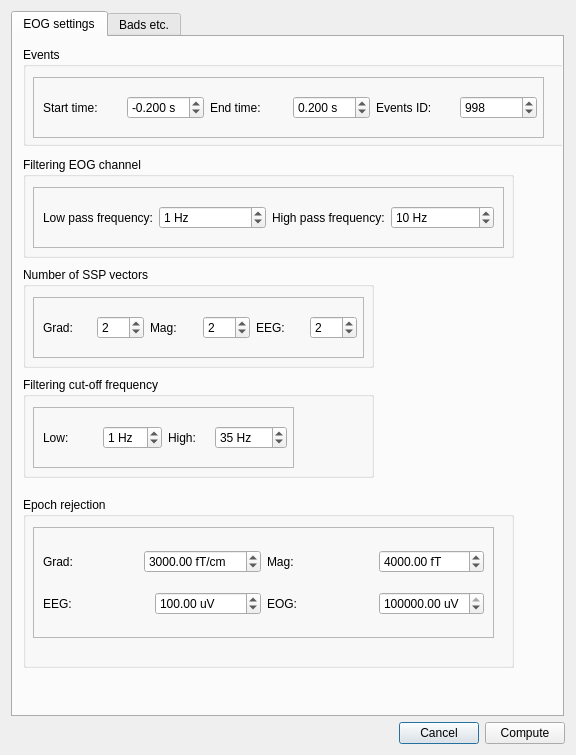
<?xml version="1.0" encoding="UTF-8"?>
<ui version="4.0">
 <class>Dialog</class>
 <widget class="QDialog" name="Dialog">
  <property name="enabled">
   <bool>true</bool>
  </property>
  <property name="geometry">
   <rect>
    <x>0</x>
    <y>0</y>
    <width>576</width>
    <height>755</height>
   </rect>
  </property>
  <property name="windowTitle">
   <string>Meggie - Compute EOG projections</string>
  </property>
  <layout class="QGridLayout" name="gridLayout">
   <item row="1" column="0">
    <layout class="QHBoxLayout" name="horizontalLayout_13">
     <item>
      <spacer name="horizontalSpacer">
       <property name="orientation">
        <enum>Qt::Horizontal</enum>
       </property>
       <property name="sizeHint" stdset="0">
        <size>
         <width>40</width>
         <height>20</height>
        </size>
       </property>
      </spacer>
     </item>
     <item>
      <widget class="QPushButton" name="pushButtonCancel">
       <property name="text">
        <string>Cancel</string>
       </property>
      </widget>
     </item>
     <item>
      <widget class="QPushButton" name="pushButtonCompute">
       <property name="sizePolicy">
        <sizepolicy hsizetype="Minimum" vsizetype="Fixed">
         <horstretch>0</horstretch>
         <verstretch>0</verstretch>
        </sizepolicy>
       </property>
       <property name="text">
        <string>Compute</string>
       </property>
      </widget>
     </item>
    </layout>
   </item>
   <item row="0" column="0">
    <widget class="QScrollArea" name="scrollArea">
     <property name="frameShape">
      <enum>QFrame::NoFrame</enum>
     </property>
     <property name="widgetResizable">
      <bool>true</bool>
     </property>
     <widget class="QWidget" name="scrollAreaWidgetContents">
      <property name="geometry">
       <rect>
        <x>0</x>
        <y>0</y>
        <width>558</width>
        <height>698</height>
       </rect>
      </property>
      <property name="minimumSize">
       <size>
        <width>540</width>
        <height>690</height>
       </size>
      </property>
      <widget class="QTabWidget" name="tabWidgetEOGSettings">
       <property name="geometry">
        <rect>
         <x>0</x>
         <y>0</y>
         <width>553</width>
         <height>706</height>
        </rect>
       </property>
       <property name="currentIndex">
        <number>0</number>
       </property>
       <widget class="QWidget" name="tabEOG1">
        <attribute name="title">
         <string>EOG settings</string>
        </attribute>
        <widget class="QGroupBox" name="groupBoxFilter">
         <property name="geometry">
          <rect>
           <x>10</x>
           <y>340</y>
           <width>351</width>
           <height>101</height>
          </rect>
         </property>
         <property name="title">
          <string>Filtering cut-off frequency</string>
         </property>
         <widget class="QFrame" name="frame_7">
          <property name="geometry">
           <rect>
            <x>10</x>
            <y>30</y>
            <width>261</width>
            <height>61</height>
           </rect>
          </property>
          <property name="frameShape">
           <enum>QFrame::StyledPanel</enum>
          </property>
          <property name="frameShadow">
           <enum>QFrame::Raised</enum>
          </property>
          <widget class="QWidget" name="horizontalLayoutWidget_19">
           <property name="geometry">
            <rect>
             <x>10</x>
             <y>10</y>
             <width>244</width>
             <height>41</height>
            </rect>
           </property>
           <layout class="QHBoxLayout" name="horizontalLayout_25">
            <item>
             <layout class="QHBoxLayout" name="horizontalLayout_26">
              <item>
               <widget class="QLabel" name="labelLow">
                <property name="text">
                 <string>Low:</string>
                </property>
               </widget>
              </item>
              <item>
               <widget class="QSpinBox" name="spinBoxLow">
                <property name="suffix">
                 <string> Hz</string>
                </property>
                <property name="value">
                 <number>1</number>
                </property>
               </widget>
              </item>
             </layout>
            </item>
            <item>
             <layout class="QHBoxLayout" name="horizontalLayout_27">
              <item>
               <widget class="QLabel" name="labelHigh">
                <property name="text">
                 <string>High:</string>
                </property>
               </widget>
              </item>
              <item>
               <widget class="QSpinBox" name="spinBoxHigh">
                <property name="suffix">
                 <string> Hz</string>
                </property>
                <property name="maximum">
                 <number>1000</number>
                </property>
                <property name="value">
                 <number>35</number>
                </property>
               </widget>
              </item>
             </layout>
            </item>
           </layout>
          </widget>
         </widget>
        </widget>
        <widget class="QGroupBox" name="groupBoxFilteringEOG">
         <property name="geometry">
          <rect>
           <x>10</x>
           <y>120</y>
           <width>491</width>
           <height>101</height>
          </rect>
         </property>
         <property name="title">
          <string>Filtering EOG channel</string>
         </property>
         <widget class="QFrame" name="frame_6">
          <property name="geometry">
           <rect>
            <x>10</x>
            <y>30</y>
            <width>471</width>
            <height>61</height>
           </rect>
          </property>
          <property name="frameShape">
           <enum>QFrame::StyledPanel</enum>
          </property>
          <property name="frameShadow">
           <enum>QFrame::Raised</enum>
          </property>
          <widget class="QWidget" name="horizontalLayoutWidget_20">
           <property name="geometry">
            <rect>
             <x>10</x>
             <y>10</y>
             <width>451</width>
             <height>41</height>
            </rect>
           </property>
           <layout class="QHBoxLayout" name="horizontalLayout_18">
            <item>
             <layout class="QHBoxLayout" name="horizontalLayout_23">
              <item>
               <widget class="QLabel" name="labelLowPass">
                <property name="text">
                 <string>Low pass frequency:</string>
                </property>
               </widget>
              </item>
              <item>
               <widget class="QSpinBox" name="spinBoxLowPass">
                <property name="suffix">
                 <string> Hz</string>
                </property>
                <property name="value">
                 <number>1</number>
                </property>
               </widget>
              </item>
             </layout>
            </item>
            <item>
             <layout class="QHBoxLayout" name="horizontalLayout_24">
              <item>
               <widget class="QLabel" name="labelHighPass">
                <property name="text">
                 <string>High pass frequency:</string>
                </property>
               </widget>
              </item>
              <item>
               <widget class="QSpinBox" name="spinBoxHighPass">
                <property name="suffix">
                 <string> Hz</string>
                </property>
                <property name="maximum">
                 <number>1000</number>
                </property>
                <property name="value">
                 <number>10</number>
                </property>
               </widget>
              </item>
             </layout>
            </item>
           </layout>
          </widget>
         </widget>
        </widget>
        <widget class="QGroupBox" name="groupBoxSSP">
         <property name="geometry">
          <rect>
           <x>10</x>
           <y>230</y>
           <width>351</width>
           <height>101</height>
          </rect>
         </property>
         <property name="title">
          <string>Number of SSP vectors</string>
         </property>
         <widget class="QFrame" name="frame_2">
          <property name="geometry">
           <rect>
            <x>10</x>
            <y>30</y>
            <width>331</width>
            <height>61</height>
           </rect>
          </property>
          <property name="frameShape">
           <enum>QFrame::StyledPanel</enum>
          </property>
          <property name="frameShadow">
           <enum>QFrame::Raised</enum>
          </property>
          <widget class="QWidget" name="horizontalLayoutWidget_9">
           <property name="geometry">
            <rect>
             <x>10</x>
             <y>10</y>
             <width>314</width>
             <height>41</height>
            </rect>
           </property>
           <layout class="QHBoxLayout" name="horizontalLayout_9">
            <item>
             <layout class="QHBoxLayout" name="horizontalLayout_3">
              <item>
               <widget class="QLabel" name="labelGrad">
                <property name="text">
                 <string>Grad:</string>
                </property>
               </widget>
              </item>
              <item>
               <widget class="QSpinBox" name="spinBoxGrad">
                <property name="value">
                 <number>2</number>
                </property>
               </widget>
              </item>
             </layout>
            </item>
            <item>
             <layout class="QHBoxLayout" name="horizontalLayout_4">
              <item>
               <widget class="QLabel" name="labelMag">
                <property name="text">
                 <string>Mag:</string>
                </property>
               </widget>
              </item>
              <item>
               <widget class="QSpinBox" name="spinBoxMag">
                <property name="value">
                 <number>2</number>
                </property>
               </widget>
              </item>
             </layout>
            </item>
            <item>
             <layout class="QHBoxLayout" name="horizontalLayout_5">
              <item>
               <widget class="QLabel" name="labelEeg">
                <property name="text">
                 <string>EEG:</string>
                </property>
               </widget>
              </item>
              <item>
               <widget class="QSpinBox" name="spinBoxEeg">
                <property name="value">
                 <number>2</number>
                </property>
               </widget>
              </item>
             </layout>
            </item>
           </layout>
          </widget>
         </widget>
        </widget>
        <widget class="QGroupBox" name="groupBoxEvent">
         <property name="geometry">
          <rect>
           <x>10</x>
           <y>10</y>
           <width>541</width>
           <height>99</height>
          </rect>
         </property>
         <property name="title">
          <string>Events</string>
         </property>
         <widget class="QFrame" name="frame">
          <property name="geometry">
           <rect>
            <x>10</x>
            <y>30</y>
            <width>511</width>
            <height>61</height>
           </rect>
          </property>
          <property name="frameShape">
           <enum>QFrame::StyledPanel</enum>
          </property>
          <property name="frameShadow">
           <enum>QFrame::Raised</enum>
          </property>
          <widget class="QWidget" name="horizontalLayoutWidget_8">
           <property name="geometry">
            <rect>
             <x>10</x>
             <y>10</y>
             <width>494</width>
             <height>41</height>
            </rect>
           </property>
           <layout class="QHBoxLayout" name="horizontalLayout_8">
            <item>
             <layout class="QHBoxLayout" name="horizontalLayout">
              <item>
               <widget class="QLabel" name="labelTmin">
                <property name="text">
                 <string>Start time:</string>
                </property>
               </widget>
              </item>
              <item>
               <widget class="QDoubleSpinBox" name="doubleSpinBoxTmin">
                <property name="suffix">
                 <string> s</string>
                </property>
                <property name="decimals">
                 <number>3</number>
                </property>
                <property name="minimum">
                 <double>-99.989999999999995</double>
                </property>
                <property name="singleStep">
                 <double>0.050000000000000</double>
                </property>
                <property name="value">
                 <double>-0.200000000000000</double>
                </property>
               </widget>
              </item>
             </layout>
            </item>
            <item>
             <layout class="QHBoxLayout" name="horizontalLayout_2">
              <item>
               <widget class="QLabel" name="labelTmax">
                <property name="text">
                 <string>End time:</string>
                </property>
               </widget>
              </item>
              <item>
               <widget class="QDoubleSpinBox" name="doubleSpinBoxTmax">
                <property name="suffix">
                 <string> s</string>
                </property>
                <property name="decimals">
                 <number>3</number>
                </property>
                <property name="minimum">
                 <double>-99.989999999999995</double>
                </property>
                <property name="singleStep">
                 <double>0.050000000000000</double>
                </property>
                <property name="value">
                 <double>0.200000000000000</double>
                </property>
               </widget>
              </item>
             </layout>
            </item>
            <item>
             <layout class="QHBoxLayout" name="horizontalLayout_6">
              <item>
               <widget class="QLabel" name="labelEventID">
                <property name="text">
                 <string>Events ID:</string>
                </property>
               </widget>
              </item>
              <item>
               <widget class="QSpinBox" name="spinBoxEventsID">
                <property name="maximum">
                 <number>10000</number>
                </property>
                <property name="value">
                 <number>998</number>
                </property>
               </widget>
              </item>
             </layout>
            </item>
           </layout>
          </widget>
         </widget>
        </widget>
        <widget class="QGroupBox" name="groupBox">
         <property name="geometry">
          <rect>
           <x>10</x>
           <y>460</y>
           <width>491</width>
           <height>171</height>
          </rect>
         </property>
         <property name="title">
          <string>Epoch rejection</string>
         </property>
         <widget class="QFrame" name="frameEpochRejection">
          <property name="enabled">
           <bool>true</bool>
          </property>
          <property name="geometry">
           <rect>
            <x>10</x>
            <y>30</y>
            <width>461</width>
            <height>111</height>
           </rect>
          </property>
          <property name="frameShape">
           <enum>QFrame::StyledPanel</enum>
          </property>
          <property name="frameShadow">
           <enum>QFrame::Raised</enum>
          </property>
          <widget class="QWidget" name="horizontalLayoutWidget_4">
           <property name="geometry">
            <rect>
             <x>10</x>
             <y>10</y>
             <width>441</width>
             <height>91</height>
            </rect>
           </property>
           <layout class="QHBoxLayout" name="horizontalLayout_12">
            <item>
             <layout class="QVBoxLayout" name="verticalLayout_2">
              <item>
               <layout class="QHBoxLayout" name="horizontalLayout_14">
                <item>
                 <widget class="QLabel" name="labelGradReject">
                  <property name="text">
                   <string>Grad:</string>
                  </property>
                 </widget>
                </item>
                <item>
                 <widget class="QDoubleSpinBox" name="doubleSpinBoxGradReject">
                  <property name="prefix">
                   <string/>
                  </property>
                  <property name="suffix">
                   <string> fT/cm</string>
                  </property>
                  <property name="maximum">
                   <double>1000000000.000000000000000</double>
                  </property>
                  <property name="value">
                   <double>3000.000000000000000</double>
                  </property>
                 </widget>
                </item>
               </layout>
              </item>
              <item>
               <layout class="QHBoxLayout" name="horizontalLayout_11">
                <item>
                 <widget class="QLabel" name="labelEegReject">
                  <property name="text">
                   <string>EEG:</string>
                  </property>
                 </widget>
                </item>
                <item>
                 <widget class="QDoubleSpinBox" name="doubleSpinBoxEEGReject">
                  <property name="suffix">
                   <string> uV</string>
                  </property>
                  <property name="maximum">
                   <double>1000000000.000000000000000</double>
                  </property>
                  <property name="value">
                   <double>100.000000000000000</double>
                  </property>
                 </widget>
                </item>
               </layout>
              </item>
             </layout>
            </item>
            <item>
             <layout class="QVBoxLayout" name="verticalLayout_3">
              <item>
               <layout class="QHBoxLayout" name="horizontalLayout_10">
                <item>
                 <widget class="QLabel" name="labelMagReject">
                  <property name="text">
                   <string>Mag:</string>
                  </property>
                 </widget>
                </item>
                <item>
                 <widget class="QDoubleSpinBox" name="doubleSpinBoxMagReject">
                  <property name="suffix">
                   <string> fT</string>
                  </property>
                  <property name="maximum">
                   <double>1000000000.000000000000000</double>
                  </property>
                  <property name="value">
                   <double>4000.000000000000000</double>
                  </property>
                 </widget>
                </item>
               </layout>
              </item>
              <item>
               <layout class="QHBoxLayout" name="horizontalLayout_15">
                <item>
                 <widget class="QLabel" name="labelEogReject">
                  <property name="text">
                   <string>EOG:</string>
                  </property>
                 </widget>
                </item>
                <item>
                 <widget class="QDoubleSpinBox" name="doubleSpinBoxEOGReject">
                  <property name="suffix">
                   <string> uV</string>
                  </property>
                  <property name="maximum">
                   <double>1000000000.000000000000000</double>
                  </property>
                  <property name="value">
                   <double>1000000000.000000000000000</double>
                  </property>
                 </widget>
                </item>
               </layout>
              </item>
             </layout>
            </item>
           </layout>
          </widget>
         </widget>
        </widget>
       </widget>
       <widget class="QWidget" name="tabEOG2">
        <attribute name="title">
         <string>Bads etc.</string>
        </attribute>
        <widget class="QWidget" name="horizontalLayoutWidget_17">
         <property name="geometry">
          <rect>
           <x>10</x>
           <y>60</y>
           <width>351</width>
           <height>41</height>
          </rect>
         </property>
         <layout class="QHBoxLayout" name="horizontalLayout_21">
          <item>
           <widget class="QLabel" name="labelStart1">
            <property name="text">
             <string>Start artifact detection after</string>
            </property>
           </widget>
          </item>
          <item>
           <widget class="QSpinBox" name="spinBoxStart"/>
          </item>
          <item>
           <widget class="QLabel" name="labelStart2">
            <property name="text">
             <string>seconds.</string>
            </property>
           </widget>
          </item>
         </layout>
        </widget>
        <widget class="QWidget" name="horizontalLayoutWidget">
         <property name="geometry">
          <rect>
           <x>10</x>
           <y>160</y>
           <width>281</width>
           <height>41</height>
          </rect>
         </property>
         <layout class="QHBoxLayout" name="horizontalLayout_7">
          <item>
           <widget class="QLabel" name="labelJobs">
            <property name="text">
             <string>Number of jobs to run in parallel:</string>
            </property>
           </widget>
          </item>
          <item>
           <widget class="QSpinBox" name="spinBoxJobs">
            <property name="value">
             <number>1</number>
            </property>
           </widget>
          </item>
         </layout>
        </widget>
        <widget class="QWidget" name="layoutWidget">
         <property name="geometry">
          <rect>
           <x>10</x>
           <y>10</y>
           <width>531</width>
           <height>41</height>
          </rect>
         </property>
         <layout class="QHBoxLayout" name="horizontalLayout_28">
          <item>
           <widget class="QLabel" name="labelBad">
            <property name="text">
             <string>Bad channels (eg. MEG 2443, MEG 1531):</string>
            </property>
           </widget>
          </item>
          <item>
           <widget class="QLineEdit" name="lineEditBad"/>
          </item>
         </layout>
        </widget>
        <widget class="QWidget" name="layoutWidget_2">
         <property name="geometry">
          <rect>
           <x>10</x>
           <y>110</y>
           <width>308</width>
           <height>41</height>
          </rect>
         </property>
         <layout class="QHBoxLayout" name="horizontalLayout_22">
          <item>
           <widget class="QLabel" name="labelTaps">
            <property name="text">
             <string>Number of taps to use for filtering:</string>
            </property>
           </widget>
          </item>
          <item>
           <widget class="QSpinBox" name="spinBoxTaps">
            <property name="maximum">
             <number>10000</number>
            </property>
            <property name="value">
             <number>2048</number>
            </property>
           </widget>
          </item>
         </layout>
        </widget>
        <widget class="QWidget" name="verticalLayoutWidget">
         <property name="geometry">
          <rect>
           <x>10</x>
           <y>250</y>
           <width>371</width>
           <height>111</height>
          </rect>
         </property>
         <layout class="QVBoxLayout" name="verticalLayout">
          <item>
           <widget class="QCheckBox" name="checkBoxEEGProj">
            <property name="text">
             <string>Add EEG average reference proj.</string>
            </property>
           </widget>
          </item>
          <item>
           <widget class="QCheckBox" name="checkBoxSSPProj">
            <property name="text">
             <string>Exclude the SSP projectors currently in the fiff file</string>
            </property>
            <property name="checked">
             <bool>true</bool>
            </property>
           </widget>
          </item>
          <item>
           <widget class="QCheckBox" name="checkBoxSSPCompute">
            <property name="text">
             <string>Compute SSP after averaging</string>
            </property>
           </widget>
          </item>
         </layout>
        </widget>
       </widget>
      </widget>
     </widget>
    </widget>
   </item>
  </layout>
 </widget>
 <tabstops>
  <tabstop>pushButtonCancel</tabstop>
  <tabstop>pushButtonCompute</tabstop>
 </tabstops>
 <resources/>
 <connections>
  <connection>
   <sender>pushButtonCompute</sender>
   <signal>clicked()</signal>
   <receiver>Dialog</receiver>
   <slot>accept()</slot>
   <hints>
    <hint type="sourcelabel">
     <x>396</x>
     <y>753</y>
    </hint>
    <hint type="destinationlabel">
     <x>333</x>
     <y>5</y>
    </hint>
   </hints>
  </connection>
  <connection>
   <sender>pushButtonCancel</sender>
   <signal>clicked(bool)</signal>
   <receiver>Dialog</receiver>
   <slot>reject()</slot>
   <hints>
    <hint type="sourcelabel">
     <x>205</x>
     <y>748</y>
    </hint>
    <hint type="destinationlabel">
     <x>248</x>
     <y>8</y>
    </hint>
   </hints>
  </connection>
 </connections>
</ui>
